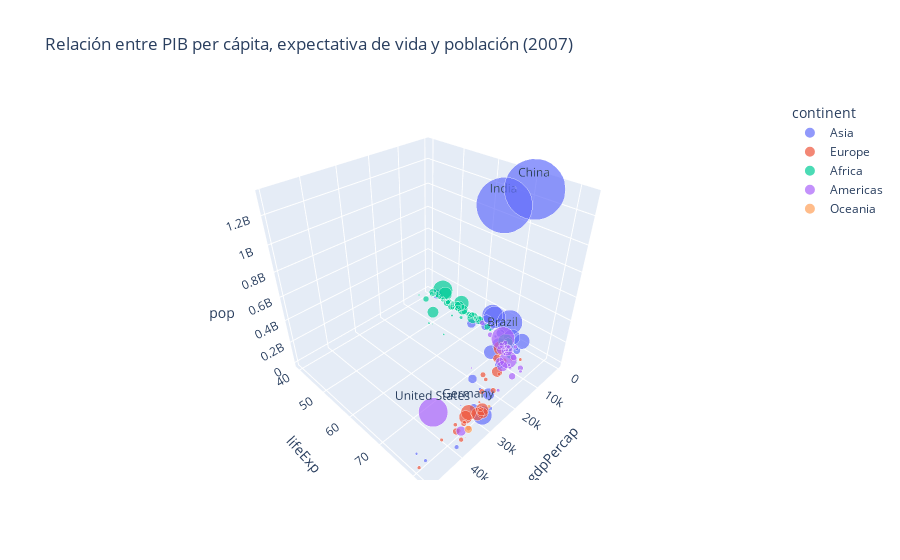

The notebook cell saved with this chart:
### Markdown cell above
**Enunciado:**
Usando Plotly Express, crea un gráfico de dispersión tridimensional con el conjunto de datos "gapminder". Representa el Producto Interno Bruto per cápita (`gdpPercap`), la expectativa de vida (`lifeExp`), y la población (`pop`). Personaliza el gráfico para que tenga colores diferentes para cada continente y etiquetas informativas para algunos países destacados.

### Code cell
import plotly.express as px

# Cargar datos gapminder
df = px.data.gapminder()

# Filtrar el año más reciente disponible (2007)
df_2007 = df[df['year'] == 2007]

# Crear gráfico de dispersión 3D
fig = px.scatter_3d(
    df_2007,
    x="gdpPercap",       # Eje X: PIB per cápita
    y="lifeExp",         # Eje Y: Expectativa de vida
    z="pop",             # Eje Z: Población
    color="continent",   # Colores por continente
    hover_name="country",# Mostrar nombre del país al pasar el mouse
    size="pop",          # Tamaño del punto proporcional a la población
    size_max=60,
    title="Relación entre PIB per cápita, expectativa de vida y población (2007)"
)

# Resaltar algunos países destacados con etiquetas permanentes
destacados = ["United States", "China", "India", "Brazil", "Germany"]
for country in destacados:
    fila = df_2007[df_2007["country"] == country].iloc[0]
    fig.add_scatter3d(
        x=[fila["gdpPercap"]],
        y=[fila["lifeExp"]],
        z=[fila["pop"]],
        mode='text',
        text=[country],
        textposition='top center',
        showlegend=False
    )

fig.show()

### Figure 1 — Plotly figure (JSON) as saved in the notebook; plotly's stock layout.template omitted (floating-point values rounded to 4 significant figures)
{"data": [{"hovertemplate": "<b>%{hovertext}</b><br><br>continent=Asia<br>gdpPercap=%{x}<br>lifeExp=%{y}<br>pop=%{marker.size}<extra></extra>", "hovertext": ["Afghanistan", "Bahrain", "Bangladesh", "Cambodia", "China", "Hong Kong, China", "India", "Indonesia", "Iran", "Iraq", "Israel", "Japan", "Jordan", "Korea, Dem. Rep.", "Korea, Rep.", "Kuwait", "Lebanon", "Malaysia", "Mongolia", "Myanmar", "Nepal", "Oman", "Pakistan", "Philippines", "Saudi Arabia", "Singapore", "Sri Lanka", "Syria", "Taiwan", "Thailand", "Vietnam", "West Bank and Gaza", "Yemen, Rep."], "legendgroup": "Asia", "marker": {"color": "#636efa", "size": [31889923, 708573, 150448339, 14131858, 1318683096, 6980412, 1110396331, 223547000, 69453570, 27499638, 6426679, 127467972, 6053193, 23301725, 49044790, 2505559, 3921278, 24821286, 2874127, 47761980, 28901790, 3204897, 169270617, 91077287, 27601038, 4553009, 20378239, 19314747, 23174294, 65068149, 85262356, 4018332, 22211743], "sizemode": "area", "sizeref": 366300.0, "symbol": "circle"}, "mode": "markers", "name": "Asia", "scene": "scene", "showlegend": true, "type": "scatter3d", "x": [974.6, 29800.0, 1391.0, 1714.0, 4959.0, 39720.0, 2452.0, 3541.0, 11610.0, 4471.0, 25520.0, 31660.0, 4519.0, 1593.0, 23350.0, 47310.0, 10460.0, 12450.0, 3096.0, 944, 1091.0, 22320.0, 2606.0, 3190.0, 21650.0, 47140.0, 3970.0, 4185.0, 28720.0, 7458.0, 2442.0, 3025.0, 2281.0], "y": [43.83, 75.64, 64.06, 59.72, 72.96, 82.21, 64.7, 70.65, 70.96, 59.55, 80.75, 82.6, 72.53, 67.3, 78.62, 77.59, 71.99, 74.24, 66.8, 62.07, 63.78, 75.64, 65.48, 71.69, 72.78, 79.97, 72.4, 74.14, 78.4, 70.62, 74.25, 73.42, 62.7], "z": [31889923, 708573, 150448339, 14131858, 1318683096, 6980412, 1110396331, 223547000, 69453570, 27499638, 6426679, 127467972, 6053193, 23301725, 49044790, 2505559, 3921278, 24821286, 2874127, 47761980, 28901790, 3204897, 169270617, 91077287, 27601038, 4553009, 20378239, 19314747, 23174294, 65068149, 85262356, 4018332, 22211743]}, {"hovertemplate": "<b>%{hovertext}</b><br><br>continent=Europe<br>gdpPercap=%{x}<br>lifeExp=%{y}<br>pop=%{marker.size}<extra></extra>", "hovertext": ["Albania", "Austria", "Belgium", "Bosnia and Herzegovina", "Bulgaria", "Croatia", "Czech Republic", "Denmark", "Finland", "France", "Germany", "Greece", "Hungary", "Iceland", "Ireland", "Italy", "Montenegro", "Netherlands", "Norway", "Poland", "Portugal", "Romania", "Serbia", "Slovak Republic", "Slovenia", "Spain", "Sweden", "Switzerland", "Turkey", "United Kingdom"], "legendgroup": "Europe", "marker": {"color": "#EF553B", "size": [3600523, 8199783, 10392226, 4552198, 7322858, 4493312, 10228744, 5468120, 5238460, 61083916, 82400996, 10706290, 9956108, 301931, 4109086, 58147733, 684736, 16570613, 4627926, 38518241, 10642836, 22276056, 10150265, 5447502, 2009245, 40448191, 9031088, 7554661, 71158647, 60776238], "sizemode": "area", "sizeref": 366300.0, "symbol": "circle"}, "mode": "markers", "name": "Europe", "scene": "scene", "showlegend": true, "type": "scatter3d", "x": [5937.0, 36130.0, 33690.0, 7446.0, 10680.0, 14620.0, 22830.0, 35280.0, 33210.0, 30470.0, 32170.0, 27540.0, 18010.0, 36180.0, 40680.0, 28570.0, 9254.0, 36800.0, 49360.0, 15390.0, 20510.0, 10810.0, 9787.0, 18680.0, 25770.0, 28820.0, 33860.0, 37510.0, 8458.0, 33200.0], "y": [76.42, 79.83, 79.44, 74.85, 73.0, 75.75, 76.49, 78.33, 79.31, 80.66, 79.41, 79.48, 73.34, 81.76, 78.89, 80.55, 74.54, 79.76, 80.2, 75.56, 78.1, 72.48, 74.0, 74.66, 77.93, 80.94, 80.88, 81.7, 71.78, 79.42], "z": [3600523, 8199783, 10392226, 4552198, 7322858, 4493312, 10228744, 5468120, 5238460, 61083916, 82400996, 10706290, 9956108, 301931, 4109086, 58147733, 684736, 16570613, 4627926, 38518241, 10642836, 22276056, 10150265, 5447502, 2009245, 40448191, 9031088, 7554661, 71158647, 60776238]}, {"hovertemplate": "<b>%{hovertext}</b><br><br>continent=Africa<br>gdpPercap=%{x}<br>lifeExp=%{y}<br>pop=%{marker.size}<extra></extra>", "hovertext": ["Algeria", "Angola", "Benin", "Botswana", "Burkina Faso", "Burundi", "Cameroon", "Central African Republic", "Chad", "Comoros", "Congo, Dem. Rep.", "Congo, Rep.", "Cote d'Ivoire", "Djibouti", "Egypt", "Equatorial Guinea", "Eritrea", "Ethiopia", "Gabon", "Gambia", "Ghana", "Guinea", "Guinea-Bissau", "Kenya", "Lesotho", "Liberia", "Libya", "Madagascar", "Malawi", "Mali", "Mauritania", "Mauritius", "Morocco", "Mozambique", "Namibia", "Niger", "Nigeria", "Reunion", "Rwanda", "Sao Tome and Principe", "Senegal", "Sierra Leone", "Somalia", "South Africa", "Sudan", "Swaziland", "Tanzania", "Togo", "Tunisia", "Uganda", "Zambia", "Zimbabwe"], "legendgroup": "Africa", "marker": {"color": "#00cc96", "size": [33333216, 12420476, 8078314, 1639131, 14326203, 8390505, 17696293, 4369038, 10238807, 710960, 64606759, 3800610, 18013409, 496374, 80264543, 551201, 4906585, 76511887, 1454867, 1688359, 22873338, 9947814, 1472041, 35610177, 2012649, 3193942, 6036914, 19167654, 13327079, 12031795, 3270065, 1250882, 33757175, 19951656, 2055080, 12894865, 135031164, 798094, 8860588, 199579, 12267493, 6144562, 9118773, 43997828, 42292929, 1133066, 38139640, 5701579, 10276158, 29170398, 11746035, 12311143], "sizemode": "area", "sizeref": 366300.0, "symbol": "circle"}, "mode": "markers", "name": "Africa", "scene": "scene", "showlegend": true, "type": "scatter3d", "x": [6223.0, 4797.0, 1441.0, 12570.0, 1217.0, 430.1, 2042.0, 706.0, 1704.0, 986.1, 277.6, 3633.0, 1545.0, 2082.0, 5581.0, 12150.0, 641.4, 690.8, 13210.0, 752.7, 1328.0, 942.7, 579.2, 1463.0, 1569.0, 414.5, 12060.0, 1045.0, 759.3, 1043.0, 1803.0, 10960.0, 3820.0, 823.7, 4811.0, 619.7, 2014.0, 7670.0, 863.1, 1598.0, 1712.0, 862.5, 926.1, 9270.0, 2602.0, 4513.0, 1107.0, 883.0, 7093.0, 1056.0, 1271.0, 469.7], "y": [72.3, 42.73, 56.73, 50.73, 52.3, 49.58, 50.43, 44.74, 50.65, 65.15, 46.46, 55.32, 48.33, 54.79, 71.34, 51.58, 58.04, 52.95, 56.73, 59.45, 60.02, 56.01, 46.39, 54.11, 42.59, 45.68, 73.95, 59.44, 48.3, 54.47, 64.16, 72.8, 71.16, 42.08, 52.91, 56.87, 46.86, 76.44, 46.24, 65.53, 63.06, 42.57, 48.16, 49.34, 58.56, 39.61, 52.52, 58.42, 73.92, 51.54, 42.38, 43.49], "z": [33333216, 12420476, 8078314, 1639131, 14326203, 8390505, 17696293, 4369038, 10238807, 710960, 64606759, 3800610, 18013409, 496374, 80264543, 551201, 4906585, 76511887, 1454867, 1688359, 22873338, 9947814, 1472041, 35610177, 2012649, 3193942, 6036914, 19167654, 13327079, 12031795, 3270065, 1250882, 33757175, 19951656, 2055080, 12894865, 135031164, 798094, 8860588, 199579, 12267493, 6144562, 9118773, 43997828, 42292929, 1133066, 38139640, 5701579, 10276158, 29170398, 11746035, 12311143]}, {"hovertemplate": "<b>%{hovertext}</b><br><br>continent=Americas<br>gdpPercap=%{x}<br>lifeExp=%{y}<br>pop=%{marker.size}<extra></extra>", "hovertext": ["Argentina", "Bolivia", "Brazil", "Canada", "Chile", "Colombia", "Costa Rica", "Cuba", "Dominican Republic", "Ecuador", "El Salvador", "Guatemala", "Haiti", "Honduras", "Jamaica", "Mexico", "Nicaragua", "Panama", "Paraguay", "Peru", "Puerto Rico", "Trinidad and Tobago", "United States", "Uruguay", "Venezuela"], "legendgroup": "Americas", "marker": {"color": "#ab63fa", "size": [40301927, 9119152, 190010647, 33390141, 16284741, 44227550, 4133884, 11416987, 9319622, 13755680, 6939688, 12572928, 8502814, 7483763, 2780132, 108700891, 5675356, 3242173, 6667147, 28674757, 3942491, 1056608, 301139947, 3447496, 26084662], "sizemode": "area", "sizeref": 366300.0, "symbol": "circle"}, "mode": "markers", "name": "Americas", "scene": "scene", "showlegend": true, "type": "scatter3d", "x": [12780.0, 3822.0, 9066.0, 36320.0, 13170.0, 7007.0, 9645.0, 8948.0, 6025.0, 6873.0, 5728.0, 5186.0, 1202.0, 3548.0, 7321.0, 11980.0, 2749.0, 9809.0, 4173.0, 7409.0, 19330.0, 18010.0, 42950.0, 10610.0, 11420.0], "y": [75.32, 65.55, 72.39, 80.65, 78.55, 72.89, 78.78, 78.27, 72.23, 74.99, 71.88, 70.26, 60.92, 70.2, 72.57, 76.19, 72.9, 75.54, 71.75, 71.42, 78.75, 69.82, 78.24, 76.38, 73.75], "z": [40301927, 9119152, 190010647, 33390141, 16284741, 44227550, 4133884, 11416987, 9319622, 13755680, 6939688, 12572928, 8502814, 7483763, 2780132, 108700891, 5675356, 3242173, 6667147, 28674757, 3942491, 1056608, 301139947, 3447496, 26084662]}, {"hovertemplate": "<b>%{hovertext}</b><br><br>continent=Oceania<br>gdpPercap=%{x}<br>lifeExp=%{y}<br>pop=%{marker.size}<extra></extra>", "hovertext": ["Australia", "New Zealand"], "legendgroup": "Oceania", "marker": {"color": "#FFA15A", "size": [20434176, 4115771], "sizemode": "area", "sizeref": 366300.0, "symbol": "circle"}, "mode": "markers", "name": "Oceania", "scene": "scene", "showlegend": true, "type": "scatter3d", "x": [34440.0, 25190.0], "y": [81.23, 80.2], "z": [20434176, 4115771]}, {"mode": "text", "showlegend": false, "text": ["United States"], "textposition": "top center", "type": "scatter3d", "x": [42950.0], "y": [78.24], "z": [301139947]}, {"mode": "text", "showlegend": false, "text": ["China"], "textposition": "top center", "type": "scatter3d", "x": [4959.0], "y": [72.96], "z": [1318683096]}, {"mode": "text", "showlegend": false, "text": ["India"], "textposition": "top center", "type": "scatter3d", "x": [2452.0], "y": [64.7], "z": [1110396331]}, {"mode": "text", "showlegend": false, "text": ["Brazil"], "textposition": "top center", "type": "scatter3d", "x": [9066.0], "y": [72.39], "z": [190010647]}, {"mode": "text", "showlegend": false, "text": ["Germany"], "textposition": "top center", "type": "scatter3d", "x": [32170.0], "y": [79.41], "z": [82400996]}], "layout": {"legend": {"itemsizing": "constant", "title": {"text": "continent"}, "tracegroupgap": 0}, "scene": {"domain": {"x": [0, 1], "y": [0, 1]}, "xaxis": {"title": {"text": "gdpPercap"}}, "yaxis": {"title": {"text": "lifeExp"}}, "zaxis": {"title": {"text": "pop"}}}, "title": {"text": "Relación entre PIB per cápita, expectativa de vida y población (2007)"}}}
